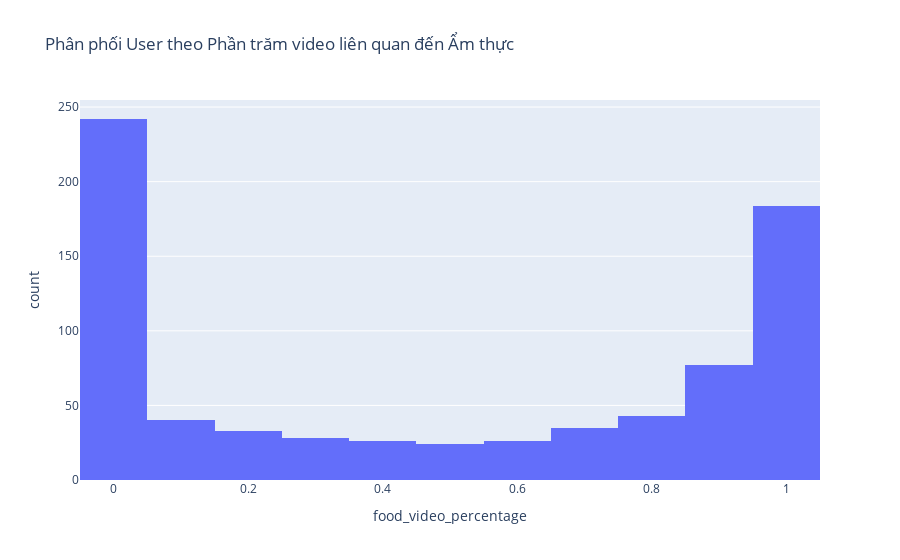

The code cell stored with this chart in its notebook:
### Code cell
px.histogram(user_stats_df, x='food_video_percentage',
             title="Phân phối User theo Phần trăm video liên quan đến Ẩm thực", nbins=20)

### Figure 1 — Plotly figure (JSON) as saved in the notebook; plotly's stock layout.template omitted (floating-point values rounded to 4 significant figures; data arrays with more than 128 entries replaced by an {"elided": "..."} marker saying what was removed)
{"data": [{"bingroup": "x", "hovertemplate": "food_video_percentage=%{x}<br>count=%{y}<extra></extra>", "legendgroup": "", "marker": {"color": "#636efa", "pattern": {"shape": ""}}, "name": "", "nbinsx": 20, "orientation": "v", "showlegend": false, "type": "histogram", "x": {"elided": "758 float values"}, "xaxis": "x", "yaxis": "y"}], "layout": {"barmode": "relative", "legend": {"tracegroupgap": 0}, "title": {"text": "Phân phối User theo Phần trăm video liên quan đến Ẩm thực"}, "xaxis": {"anchor": "y", "domain": [0, 1], "title": {"text": "food_video_percentage"}}, "yaxis": {"anchor": "x", "domain": [0, 1], "title": {"text": "count"}}}}
